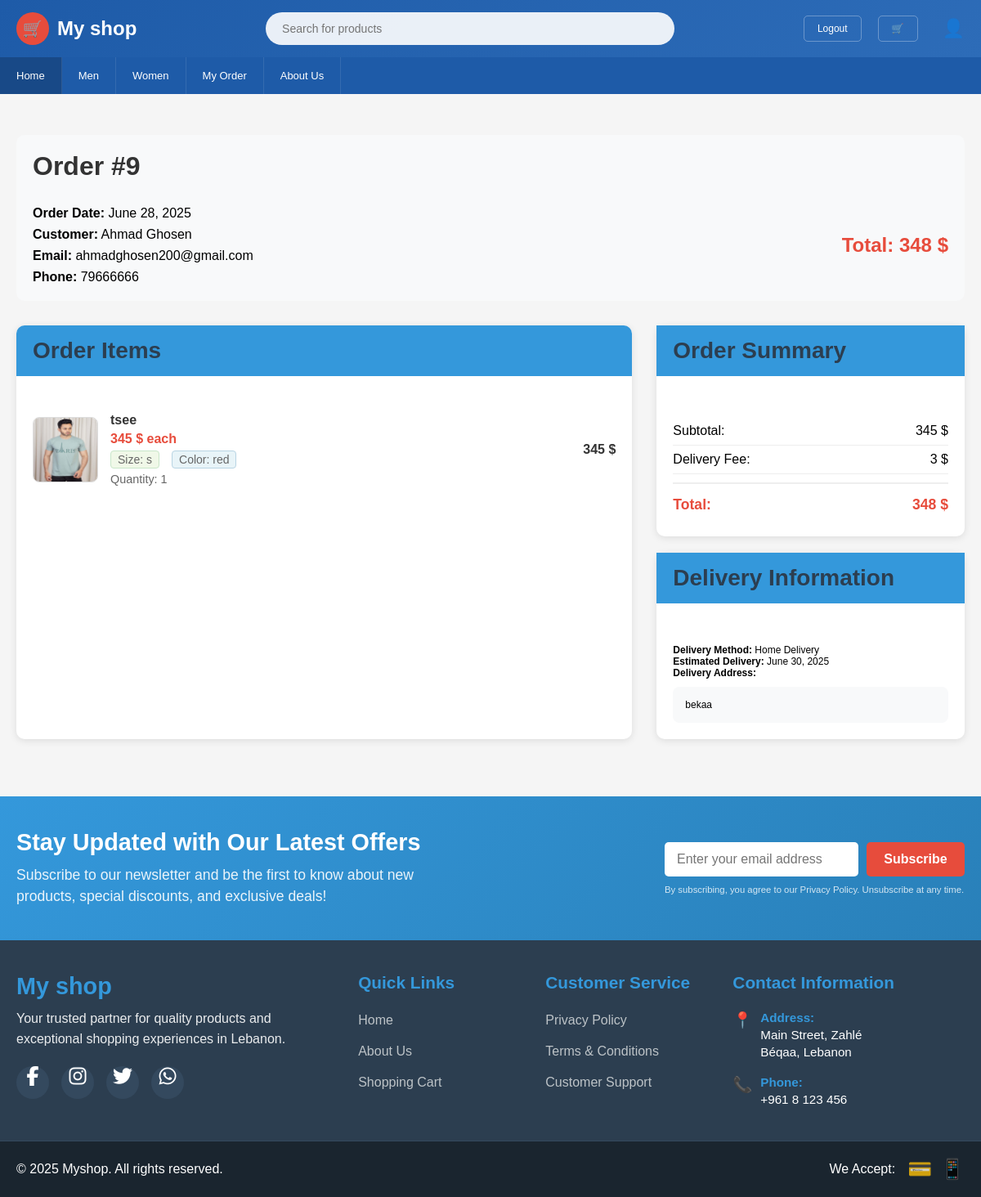
Screenshot of /order-details.php?id=9 (signed in) with the database file from the repository.
### tables this page shows
CREATE TABLE IF NOT EXISTS `categories` (
  `category_id` int NOT NULL AUTO_INCREMENT,
  `name` varchar(50) NOT NULL,
  `image` text NOT NULL,
  `description` text,
  `created_at` timestamp NULL DEFAULT CURRENT_TIMESTAMP,
  PRIMARY KEY (`category_id`)
);

CREATE TABLE IF NOT EXISTS `orders` (
  `order_id` int NOT NULL AUTO_INCREMENT,
  `user_id` int NOT NULL,
  `total_amount` decimal(10,2) NOT NULL,
  `status` enum('pending','processing','shipped','completed','cancelled') DEFAULT 'pending',
  `shipping_address` text NOT NULL,
  `billing_address` text NOT NULL,
  `payment_method` varchar(50) DEFAULT NULL,
  `payment_status` enum('pending','completed','failed','refunded') DEFAULT 'pending',
  `created_at` timestamp NULL DEFAULT CURRENT_TIMESTAMP,
  `updated_at` timestamp NULL DEFAULT CURRENT_TIMESTAMP ON UPDATE CURRENT_TIMESTAMP,
  `delivery_confirmed_by_user` tinyint(1) DEFAULT '0' COMMENT 'Whether user confirmed delivery (0=no, 1=yes)',
  `delivery_confirmed_at` timestamp NULL DEFAULT NULL COMMENT 'When user confirmed delivery',
  PRIMARY KEY (`order_id`),
  KEY `user_id` (`user_id`)
);

CREATE TABLE IF NOT EXISTS `users` (
  `id` int NOT NULL AUTO_INCREMENT,
  `first_name` varchar(100) NOT NULL,
  `last_name` varchar(100) NOT NULL,
  `username` varchar(100) NOT NULL,
  `email` varchar(150) NOT NULL,
  `phone` varchar(20) DEFAULT NULL,
  `password` varchar(255) NOT NULL,
  `verification_code` varchar(10) DEFAULT NULL,
  `email_verified_at` datetime DEFAULT NULL,
  `role` varchar(50) DEFAULT 'user',
  `address` text NOT NULL,
  `city` text NOT NULL,
  `date_of_birth` text NOT NULL,
  `gender` text NOT NULL,
  `verified` int NOT NULL,
  `reset_code` varchar(6) DEFAULT NULL,
  `reset_code_expires` datetime NOT NULL,
  `created_at` timestamp NULL DEFAULT CURRENT_TIMESTAMP,
  PRIMARY KEY (`id`),
  UNIQUE KEY `username` (`username`),
  UNIQUE KEY `email` (`email`)
);

CREATE TABLE IF NOT EXISTS `order_items` (
  `order_item_id` int NOT NULL AUTO_INCREMENT,
  `order_id` int NOT NULL,
  `product_id` int NOT NULL,
  `quantity` int NOT NULL,
  `price_at_time` decimal(10,2) NOT NULL,
  `created_at` timestamp NULL DEFAULT CURRENT_TIMESTAMP,
  `selected_size` varchar(20) DEFAULT NULL,
  `selected_color` varchar(50) DEFAULT NULL,
  PRIMARY KEY (`order_item_id`),
  KEY `order_id` (`order_id`),
  KEY `product_id` (`product_id`)
);

CREATE TABLE IF NOT EXISTS `products` (
  `product_id` int NOT NULL AUTO_INCREMENT,
  `name` varchar(100) NOT NULL,
  `description` text,
  `price` decimal(10,2) NOT NULL,
  `stock_quantity` int NOT NULL DEFAULT '0',
  `category_id` int DEFAULT NULL,
  `created_at` timestamp NULL DEFAULT CURRENT_TIMESTAMP,
  `images` text,
  `sizes` text NOT NULL,
  `colors` varchar(255) DEFAULT NULL,
  PRIMARY KEY (`product_id`),
  KEY `category_id` (`category_id`)
);

### order-details.php (the view, shortened to what this page needs)
<?php
include 'header.php';
include 'config.php';
$order_id = isset($_GET['id']) ? intval($_GET['id']) : 0;
$user_id = $_SESSION['user_id'] ?? 0;
$stmt = $pdo->prepare("
    SELECT o.*, CONCAT(u.first_name, ' ', u.last_name) AS customer_name, u.email, u.phone
    FROM orders o
    JOIN users u ON o.user_id = u.id
    WHERE o.order_id = ? AND o.user_id = ?
");
$stmt->execute([$order_id, $user_id]);
$order = $stmt->fetch(PDO::FETCH_ASSOC);
$stmt2 = $pdo->prepare("
    SELECT oi.*, p.name, p.images, oi.selected_size, oi.selected_color
    FROM order_items oi
    JOIN products p ON oi.product_id = p.product_id
    WHERE oi.order_id = ?
");
$stmt2->execute([$order_id]);
$items = $stmt2->fetchAll(PDO::FETCH_ASSOC);
$subtotal = 0;
foreach ($items as $item) {
    $subtotal += $item['price_at_time'] * $item['quantity'];
}
$delivery_fee = 3;
$total = $subtotal + $delivery_fee;
?>
<link rel="stylesheet" href="css/order-details.css">
<link rel="stylesheet" href="css/index.css">
<div class="container">
    <div class="order-details">
        <div class="order-header">
            <h1 class="order-title">Order #<?= $order['order_id'] ?></h1>
            <div class="order-info">
                <div><strong>Order Date:</strong> <?= date('F j, Y', strtotime($order['created_at'])) ?></div>
                <div><strong>Customer:</strong> <?= htmlspecialchars($order['customer_name']) ?></div>
                <div><strong>Email:</strong> <?= htmlspecialchars($order['email']) ?></div>
                <div><strong>Phone:</strong> <?= htmlspecialchars($order['phone']) ?></div>
            </div>
            <div class="order-status">
                <div class="status-badge status-<?= htmlspecialchars($order['status']) ?>"><?= ucfirst($order['status']) ?></div>
                <div class="order-total">Total: <?= number_format($total, 0, '.', ',') ?> $</div>
            </div>
        </div>
        <div class="order-sections">
            <div class="order-items">
                <h2 class="section-title">Order Items</h2>
                <div class="items-list">
                    <?php foreach ($items as $item):
                        $img_raw = explode(',', $item['images'])[0] ?? '';
                        $img = !empty($img_raw) ? 'uploads/' . basename(trim($img_raw)) : '';
                        $total_item_price = $item['price_at_time'] * $item['quantity'];
                    ?>
                        <div class="order-item">
                            <?php if (!empty($img) && file_exists($img)): ?>
                                <img src="<?= htmlspecialchars($img) ?>" alt="<?= htmlspecialchars($item['name']) ?>" class="item-image"
                                    onerror="this.style.display='none'; this.nextElementSibling.style.display='flex';">
                            <?php else: ?>
                                <div class="item-image-fallback" style="display: flex;">
                                    <div>📷<br>No Image</div>
                                </div>
                            <?php endif; ?>
                            <div class="item-details">
                                <div class="item-name"><?= htmlspecialchars($item['name']) ?></div>
                                <div class="item-price"><?= number_format($item['price_at_time'], 0, '.', ',') ?> $ each</div>
                                <?php if (!empty($item['selected_size']) || !empty($item['selected_color'])): ?>
                                    <div class="item-attributes">
                                        <?php if (!empty($item['selected_size'])): ?>
                                            <span class="item-size">Size: <?= htmlspecialchars($item['selected_size']) ?></span>
                                        <?php endif; ?>
                                        <?php if (!empty($item['selected_color'])): ?>
                                            <span class="item-color">Color: <?= htmlspecialchars($item['selected_color']) ?></span>
                                        <?php endif; ?>
                                    </div>
                                <?php endif; ?>
                                <div class="item-quantity">Quantity: <?= $item['quantity'] ?></div>
                            </div>
                            <div class="item-total"><?= number_format($total_item_price, 0, '.', ',') ?> $</div>
                        </div>
                    <?php endforeach; ?>
                </div>
            </div>
            <div class="order-sidebar">
                <div class="order-summary">
                    <h2 class="section-title">Order Summary</h2>
                    <div class="summary-content">
                        <div class="summary-item"><span>Subtotal:</span><span><?= number_format($subtotal, 0, '.', ',') ?> $</span></div>
                        <div class="summary-item"><span>Delivery Fee:</span><span><?= number_format($delivery_fee, 0, '.', ',') ?> $</span></div>
                        <div class="summary-item"><span>Total:</span><span><?= number_format($total, 0, '.', ',') ?> $</span></div>
                    </div>
                </div>
                <div class="delivery-info">
                    <h2 class="section-title">Delivery Information</h2>
                    <div class="delivery-content">
                        <div><strong>Delivery Method:</strong> Home Delivery</div>
                        <div><strong>Estimated Delivery:</strong> <?= date('F j, Y', strtotime($order['created_at'] . ' +2 days')) ?></div>
                        <div><strong>Delivery Address:</strong></div>
                        <div class="delivery-address"><?= nl2br(htmlspecialchars($order['shipping_address'])) ?></div>
                    </div>
                </div>
            </div>
        </div>
    </div>
</div>
<?php include 'footer.php'; ?>

### header.php (shortened to what this page needs)
  <header class="header">
        <div class="header-content">
            <div class="logo">
                <div class="logo-icon">🛒</div>
                <span>My shop</span>
            </div>
           <div class="search-bar">
    <form action="searchresult.php" method="GET">
        <input type="text" name="query" placeholder="Search for products" required>
    </form>
</div>
            <div class="header-right">
           <?php if (isset($_SESSION['user_id'])): ?>
    <a href="logout.php" class="login-btn">Logout</a>
<?php else: ?>
    <a href="login.php" class="login-btn">Login & Register</a>
<?php endif; ?>
            <?php if (isset($_SESSION['user_id'])): ?>
    <div class="cart-btn" onclick="window.location.href='cart.php'">🛒</div>
<?php endif; ?>
<?php if (isset($_SESSION['user_id'])): ?>
    <div class="profile-btn" onclick="window.location.href='profile.php'">👤</div>
<?php endif; ?>
            </div>
        </div>
    </header>
    <?php
     include 'config.php';
$category_stmt = $pdo->query("SELECT category_id, name FROM categories ORDER BY name ASC");
$categories = $category_stmt->fetchAll(PDO::FETCH_ASSOC);
?>
  <nav class="navigation">
    <div class="nav-content">
        <a href="index.php" class="nav-item categories">Home</a>
        <?php foreach ($categories as $cat): ?>
            <a href="category.php?id=<?php echo $cat['category_id']; ?>" class="nav-item">
                <?php echo htmlspecialchars($cat['name']); ?>
            </a>
        <?php endforeach; ?>
         <?php if (isset($_SESSION['user_id'])): ?>
    <a href="orders.php" class="nav-item">My Order</a>
<?php endif; ?>
        <a href="about.php" class="nav-item ">About Us</a>
    </div>
</nav>

### css/order-details.css (style rules this page uses)
.order-details { max-width: 1200px; margin: 0 auto; padding: 20px; margin-top: 30px; }
.order-header { background: #f8f9fa; padding: 20px; border-radius: 10px; margin-bottom: 30px; display: grid; grid-template-columns: 1fr 1fr; gap: 20px; }
.order-title { font-size: 2em; margin-bottom: 10px; color: #333; grid-column: 1 / -1; }
.order-info { display: flex; flex-direction: column; gap: 8px; }
.order-status { display: flex; flex-direction: column; gap: 8px; align-items: flex-end; }
.status-badge { padding: 8px 16px; border-radius: 20px; font-weight: bold; font-size: 0.9em; text-transform: uppercase; letter-spacing: 0.5px; }
.order-total { font-size: 1.5em; font-weight: bold; color: #e74c3c; margin-top: 10px; }
.order-sections { display: grid; grid-template-columns: 2fr 1fr; gap: 30px; }
.order-items { background: white; border-radius: 10px; box-shadow: 0 2px 10px rgba(0,0,0,0.1); overflow: hidden; }
.section-title { background: #3498db; color: white; padding: 15px 20px; margin: 0; font-size: 1.2em; }
.items-list { padding: 0; }
.order-item { display: flex; align-items: center; padding: 15px 20px; border-bottom: 1px solid #eee; transition: background-color 0.3s; }
.order-item:last-child { border-bottom: none; }
.item-image { width: 80px; height: 80px; object-fit: cover; border-radius: 8px; margin-right: 15px; border: 1px solid #ddd; }
.item-details { flex: 1; }
.item-name { font-weight: bold; margin-bottom: 5px; color: #333; }
.item-price { color: #e74c3c; font-weight: bold; margin-bottom: 5px; }
.item-quantity { color: #666; font-size: 0.9em; }
.item-total { font-weight: bold; color: #333; text-align: right; }
.order-summary { background: white; border-radius: 10px; box-shadow: 0 2px 10px rgba(0,0,0,0.1); height: fit-content; }
.summary-content { padding: 20px; }
.summary-item { display: flex; justify-content: space-between; padding: 8px 0; border-bottom: 1px solid #eee; }
.summary-item:last-child { border-bottom: none; font-weight: bold; font-size: 1.1em; color: #e74c3c; margin-top: 10px; padding-top: 15px; border-top: 2px solid #eee; }
.delivery-info { background: white; border-radius: 10px; box-shadow: 0 2px 10px rgba(0,0,0,0.1); margin-top: 20px; }
.delivery-content { padding: 20px; }
.delivery-address { background: #f8f9fa; padding: 15px; border-radius: 8px; margin-top: 10px; }

### css/index.css (style rules this page uses)
* { margin: 0; padding: 0; box-sizing: border-box; }
.header { background: linear-gradient(135deg, #1e5ba8, #2d6cb8); color: white; padding: 15px 0; }
.header-content { max-width: 1200px; margin: 0 auto; display: flex; align-items: center; justify-content: space-between; padding: 0 20px; }
.logo { display: flex; align-items: center; gap: 10px; font-size: 24px; font-weight: bold; }
.logo-icon { width: 40px; height: 40px; background: #e74c3c; border-radius: 50%; display: flex; align-items: center; justify-content: center; color: white; font-size: 20px; }
.search-bar { flex: 1; max-width: 500px; margin: 0 30px; position: relative; }
.search-bar input { width: 100%; padding: 12px 20px; border: none; border-radius: 25px; font-size: 14px; background: rgba(255,255,255,0.9); }
.header-right { display: flex; align-items: center; gap: 20px; }
.delivery-info { text-align: left; font-size: 12px; }
.login-btn, .cart-btn { padding: 8px 16px; border: 1px solid rgba(255,255,255,0.3); border-radius: 5px; color: white; text-decoration: none; font-size: 12px; }
.navigation { background: #1e5ba8; padding: 0; }
.nav-content { max-width: 1200px; margin: 0 auto; display: flex; align-items: center; }
.nav-item { padding: 15px 20px; color: white; text-decoration: none; font-size: 13px; border-right: 1px solid rgba(255,255,255,0.1); transition: background 0.3s; }
.nav-item.categories { background: rgba(0,0,0,0.2); }
.section-title { font-size: 28px; font-weight: bold; margin-bottom: 30px; color: #2c3e50; }

### header.php (style rules this page uses)
.profile-btn { cursor: pointer; font-size: 22px; margin-left: 10px; display: inline-block; }

### order-details.php (style rules this page uses)
.item-attributes { margin: 5px 0; display: flex; gap: 15px; flex-wrap: wrap; }
.item-size, .item-color { font-size: 14px; color: #666; background: #f5f5f5; padding: 2px 8px; border-radius: 4px; border: 1px solid #ddd; }
.item-color { background: #e8f4f8; border-color: #b8d4e3; }
.item-size { background: #f0f8e8; border-color: #c8e6c9; }

### rows the page displays
categories: name "Men"
categories: name "Women"
orders: order_id "9", created_at "June 28, 2025", user.email "ahmadghosen200@gmail.com", user.phone "79666666", created_at "June 30, 2025", shipping_address "bekaa"
order_items: product.name "tsee", price_at_time "345", selected_size "s", selected_color "red", quantity "1", total_item_price "345"

### other values shown
$order['customer_name'] "Ahmad Ghosen"
$total "348"
$subtotal "345"
$delivery_fee "3"
